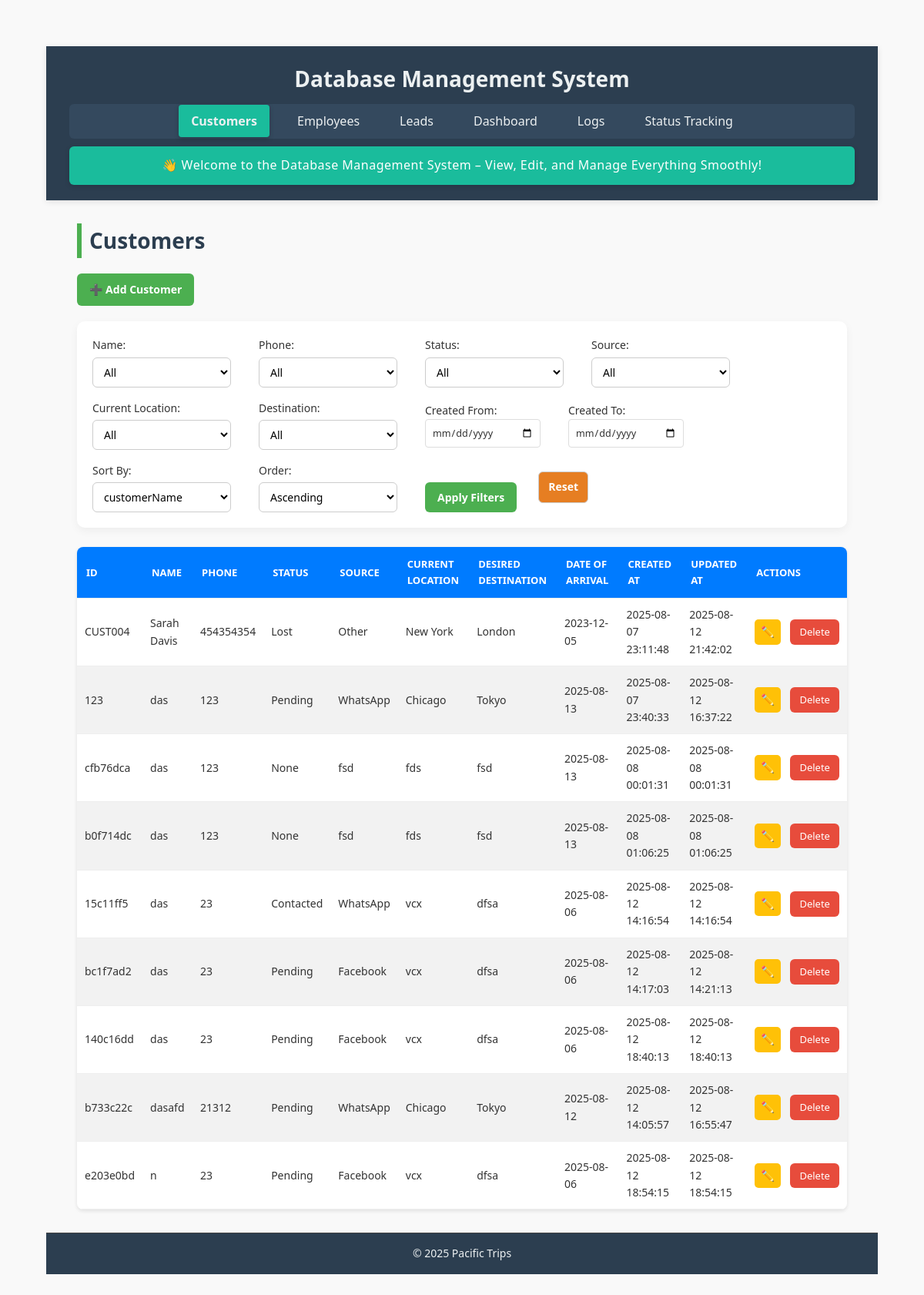
The page /customers on the database as committed earlier.
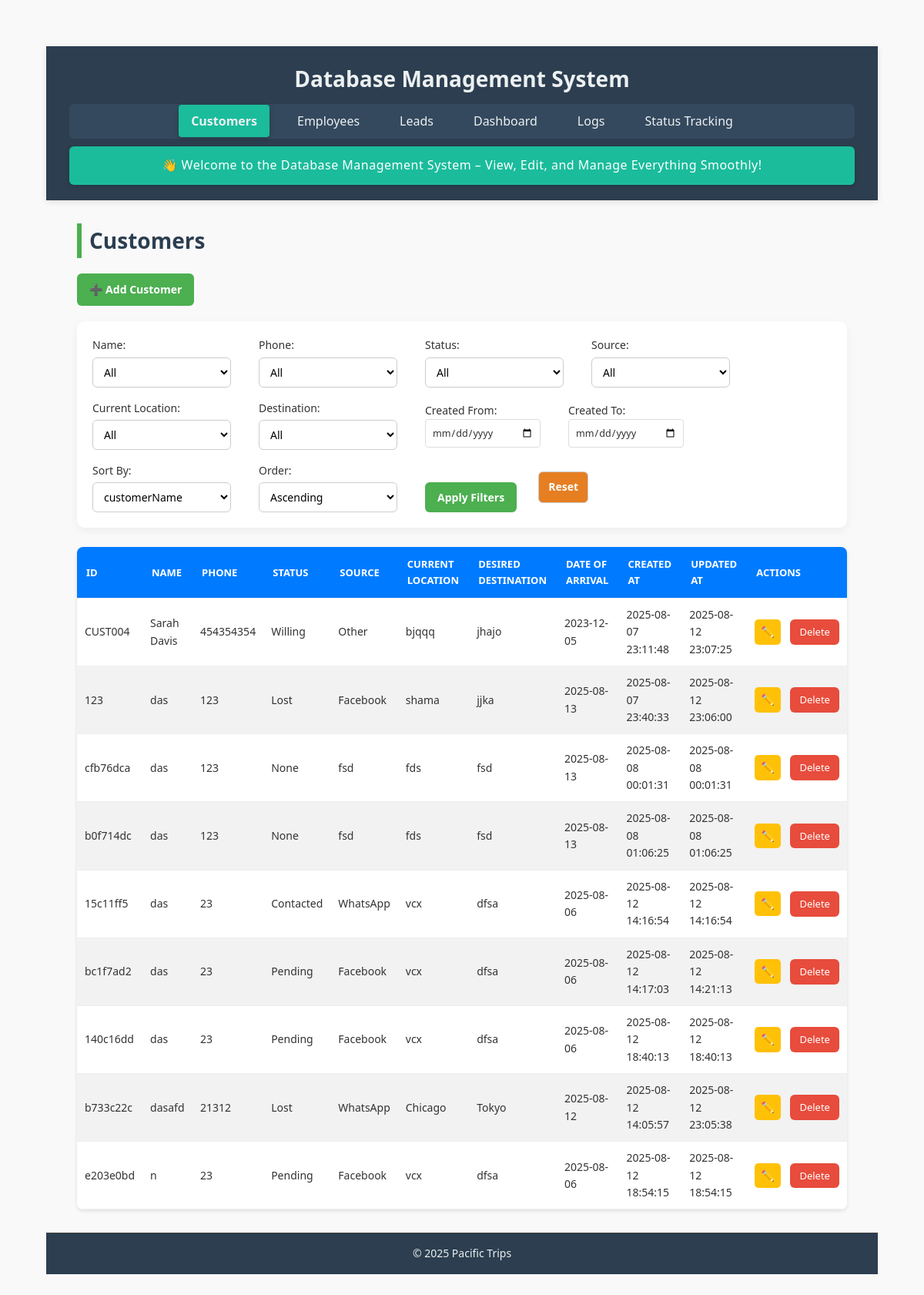
The same page on the database as committed later.
### tables this page shows
CREATE TABLE customers (
    customerId TEXT PRIMARY KEY,
    customerName TEXT NOT NULL,
    phone TEXT NOT NULL,
    source TEXT NOT NULL,
    currentLocation TEXT NOT NULL,
    desiredDestination TEXT NOT NULL,
    dateOfArrival TEXT,
    createdAt TEXT DEFAULT CURRENT_TIMESTAMP,
    updatedAt TEXT DEFAULT CURRENT_TIMESTAMP
, status TEXT);

### app.py (the view)
@app.route('/customers')
def customers():
    filters = {
        "customerName": request.args.get("customerName", ""),
        "phone": request.args.get("phone", ""),
        "source": request.args.get("source", ""),
        "currentLocation": request.args.get("currentLocation", ""),
        "desiredDestination": request.args.get("desiredDestination", ""),
        "start_date": request.args.get("start_date", ""),
        "end_date": request.args.get("end_date", "")
    }
    sort_by = request.args.get("sort_by", "customerName")
    sort_order = request.args.get("sort_order", "asc")
    query = "SELECT * FROM customers WHERE 1=1"
    params = []
    for col, val in filters.items():
        if val and col not in ["start_date", "end_date"]:
            query += f" AND {col} = ?"
            params.append(val)
    if filters['start_date']:
        query += " AND DATE(createdAt) >= ?"
        params.append(filters['start_date'])
    if filters['end_date']:
        query += " AND DATE(createdAt) <= ?"
        params.append(filters['end_date'])
    query += f" ORDER BY {sort_by} {sort_order.upper()}"
    with closing(get_db_connection()) as conn:
        with closing(conn.cursor()) as cursor:
            cursor.execute(query, params)
            customers = cursor.fetchall()
            column_values = {}
            for col in filters:
                if col not in ["start_date", "end_date"]:
                    cursor.execute(f"SELECT DISTINCT {col} FROM customers ORDER BY {col}")
                    column_values[col] = [row[0] for row in cursor.fetchall() if row[0]]
                else:
                    column_values[col] = []  # No dropdown for dates
    return render_template("customers.html",
                         customers=customers,
                         filters=filters,
                         sort_by=sort_by,
                         sort_order=sort_order,
                         column_values=column_values)

### app.py (called while the page is built)
def get_db_connection():
    conn = sqlite3.connect(DATABASE, timeout=10)
    conn.row_factory = sqlite3.Row
    conn.execute("PRAGMA journal_mode=WAL")
    return conn

### templates/customers.html (shortened to what this page needs)
{% extends "base.html" %}
{% block content %}
<h2>Customers</h2>
<div class="button-group">
    <a href="{{ url_for('add_customer') }}" class="btn">➕ Add Customer</a>
</div>
<form method="GET" action="{{ url_for('customers') }}" class="filter-form">
    <label>Name:
        <select name="customerName">
            <option value="">All</option>
        </select>
    </label>
    <label>Phone:
        <select name="phone">
            <option value="">All</option>
        </select>
    </label>
    <label>Status:
        <select name="status">
            <option value="">All</option>
        </select>
    </label>
    <label>Source:
        <select name="source">
            <option value="">All</option>
        </select>
    </label>
    <label>Current Location:
        <select name="currentLocation">
            <option value="">All</option>
        </select>
    </label>
    <label>Destination:
        <select name="desiredDestination">
            <option value="">All</option>
        </select>
    </label>
    <label>Created From:
        <input type="date" name="start_date" value="{{ filters.start_date }}">
    </label>
    <label>Created To:
        <input type="date" name="end_date" value="{{ filters.end_date }}">
    </label>
    <label>Sort By:
        <select name="sort_by">
            {% for col in ['customerId', 'customerName', 'phone', 'status', 'source', 'currentLocation', 'desiredDestination', 'dateOfArrival', 'createdAt', 'updatedAt'] %}
            <option value="{{ col }}" {% if sort_by == col %}selected{% endif %}>{{ col }}</option>
            {% endfor %}
        </select>
    </label>
    <label>Order:
        <select name="sort_order">
            <option value="asc" {% if sort_order == 'asc' %}selected{% endif %}>Ascending</option>
        </select>
    </label>
    <button type="submit" class="btn">Apply Filters</button>
    <a href="{{ url_for('customers') }}" class="btn danger">Reset</a>
</form>
<table>
    <thead>
        <tr>
            <th>ID</th>
            <th>Name</th>
            <th>Phone</th>
            <th>Status</th>
            <th>Source</th>
            <th>Current Location</th>
            <th>Desired Destination</th>
            <th>Date of Arrival</th>
            <th>Created At</th>
            <th>Updated At</th>
            <th>Actions</th>
        </tr>
    </thead>
    <tbody>
        {% for customer in customers %}
        <tr>
            <td>{{ customer.customerId }}</td>
            <td>{{ customer.customerName }}</td>
            <td>{{ customer.phone }}</td>
            <td>{{ customer.status }}</td>
            <td>{{ customer.source }}</td>
            <td>{{ customer.currentLocation }}</td>
            <td>{{ customer.desiredDestination }}</td>
            <td>{{ customer.dateOfArrival or '' }}</td>
            <td>{{ customer.createdAt }}</td>
            <td>{{ customer.updatedAt }}</td>
            <td>
                <a href="{{ url_for('edit_customer', customer_id=customer.customerId) }}" class="btn small">✏️</a>
                <a href="{{ url_for('delete_customer', customer_id=customer.customerId) }}" class="btn-delete"
                    onclick="return confirm('Are you sure you want to delete this customer?');">Delete</a>
            </td>
        </tr>
        {% endfor %}
    </tbody>
</table>
{% endblock %}

Rows that differ between the two databases and show on the page:
changed customers "CUST004": status "Lost" → "Willing"; currentLocation "New York" → "bjqqq"; desiredDestination "London" → "jhajo"; updatedAt "2025-08-12 21:42:02" → "2025-08-12 23:07:25"
changed customers id 123: status "Pending" → "Lost"; source "WhatsApp" → "Facebook"; currentLocation "Chicago" → "shama"; desiredDestination "Tokyo" → "jjka"; updatedAt "2025-08-12 16:37:22" → "2025-08-12 23:06:00"
changed customers "dasafd": status "Pending" → "Lost"; updatedAt "2025-08-12 16:55:47" → "2025-08-12 23:05:38"
